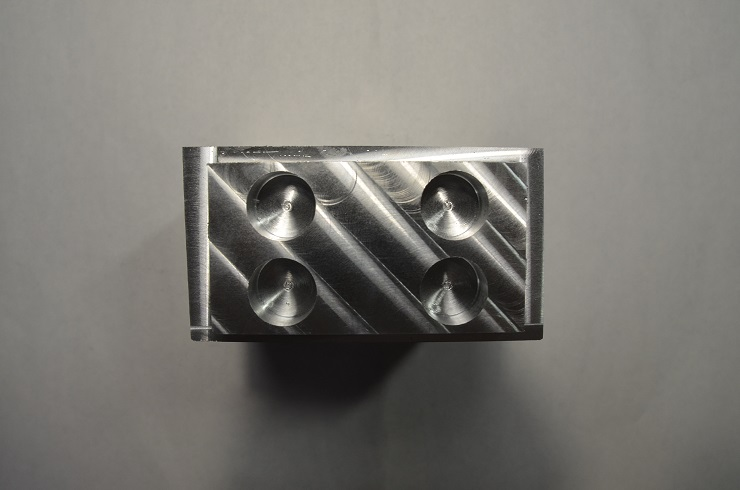
#> input picture svg-processing/Feature-Matching/input.JPG, 740 x 490 px; the run also reads 1 picture not shown here
$ python FAST_n_BRIEF.py
#> lines starting #> are read from the running program, lines starting #| are printed output that depends on the picture
import cv2


def FAST_n_BRIEF(img1, img2, n=1000, threshold=40):
#> called with img1 = '../output/template.jpg', img2 = 'input.JPG', n = 1000, threshold = 40
    test1=cv2.imread(img1,0)
#> test1: shape (826, 826); every value is 0
    test2=cv2.imread(img2,0)
#> test2: shape (490, 740); min 10, max 255, mean 120

    fast = cv2.FastFeatureDetector_create(threshold=threshold)

    kp1=fast.detect(test1,None)
#> kp1 = ()
    kp2=fast.detect(test2,None)
#> kp2 = 240 keypoints; strongest (x, y, size): (368, 150, 7), (299, 151, 7), (450, 202, 7), (289, 155, 7)

    mark1=cv2.drawKeypoints(test1,kp1,None,color=(0,0,255),flags=0)
    orient1=cv2.drawKeypoints(test1,kp1,None,color=(0,0,255),flags=cv2.DRAW_MATCHES_FLAGS_DRAW_RICH_KEYPOINTS)

    mark2=cv2.drawKeypoints(test2,kp2,None,color=(255,0,0),flags=0)
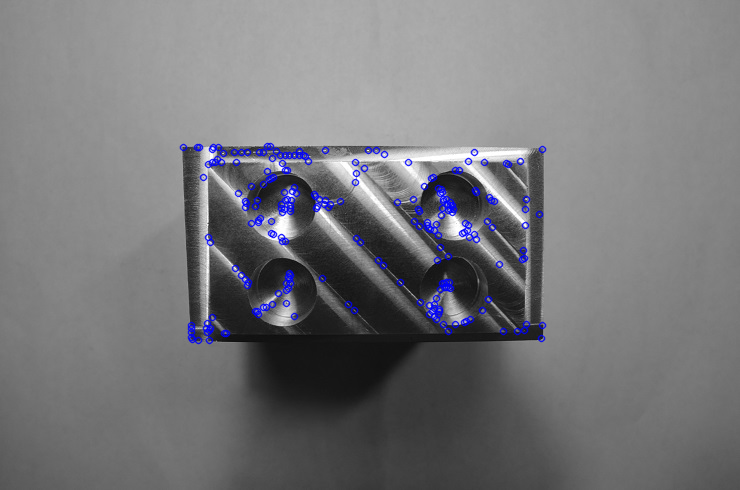
#> mark2: shape (490, 740, 3); mean of channels 0, 1, 2 121.8, 118.4, 118.4; drawn as B, G, R
    orient2=cv2.drawKeypoints(test2,kp2,None,color=(255,0,0),flags=cv2.DRAW_MATCHES_FLAGS_DRAW_RICH_KEYPOINTS)

    brisk = cv2.BRISK_create(thresh=75)
    kp1, des1 = brisk.compute(test1, kp1)
    kp2, des2 = brisk.compute(test2, kp2)

    bf = cv2.BFMatcher(cv2.NORM_HAMMING)
    matches = bf.match(des1,des2)
#> matches = ()

    matches = sorted(matches, key = lambda x:x.distance)
#> matches = []
    print(len(matches))
#| 0
    result = cv2.drawMatches(mark1,kp1,mark2,kp2,matches[:min(n, len(matches))],None,matchColor=[0,255,0], flags=2)
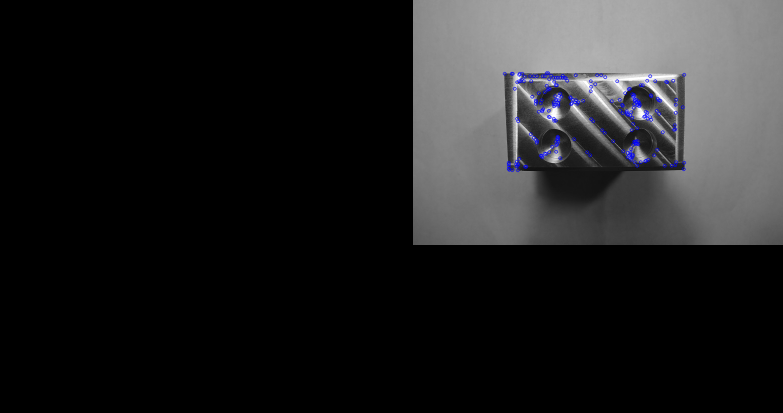
#> result: shape (826, 1566, 3) (shown at 1/2 size); mean of channels 0, 1, 2 34.1, 33.2, 33.2; drawn as B, G, R
    cv2.imwrite("output.png",result)

FAST_n_BRIEF('../output/template.jpg', 'input.JPG')
